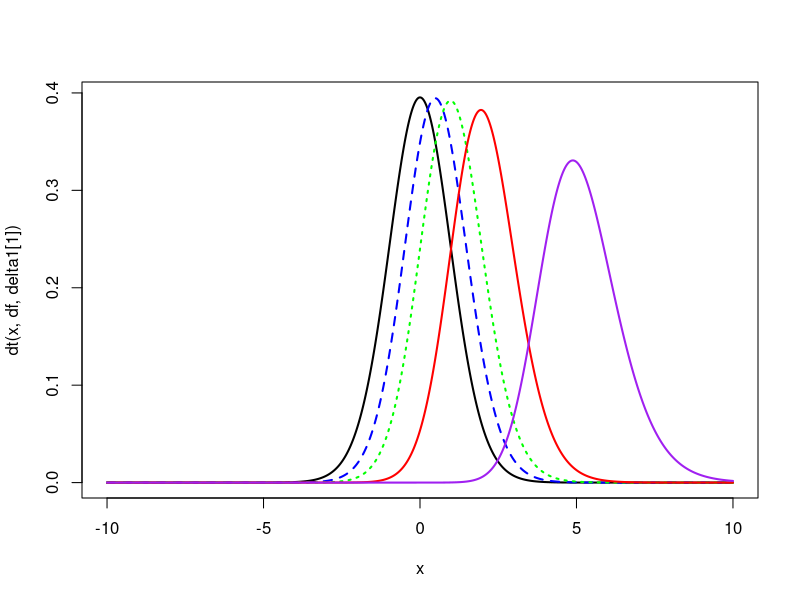

Source code (R):
# install.packages("pwr")
library(pwr)

## Independent sample t-test with equal sample sizes

mu1 <- 12
mu2 <- 10
sigma <- 5
n1 <- 15
n2 <- 15
alpha <- .05
tails <- 2
Delta <- mu1 - mu2
df <- n1 + n2 - 2
delta <- Delta / (sigma*sqrt(1/n1+1/n2))
crit.lo <- qt(alpha/tails, df)
crit.hi <- qt(1-alpha/tails, df)
power.lo <- pt(crit.lo, df, delta)
power.hi <- 1 - pt(crit.hi, df, delta)
(power.tot <- power.lo + power.hi)

pwr.t.test(n=n1,d=Delta/sigma, sig.level=alpha, type="two.sample",
           alternative="two.sided")

delta1 <- c(0,.5,1,2,5)
x <- seq(-10,10,.01)

plot(x, dt(x,df, delta1[1]),type="l",col="black", lwd=2)
lines(x, dt(x,df, delta1[2]),col="blue", lwd=2, lty=2)
lines(x, dt(x,df, delta1[3]),col="green", lwd=2, lty=3)
lines(x, dt(x,df, delta1[4]),col="red", lwd=2)
lines(x, dt(x,df, delta1[5]),col="purple",  lwd=2)

## Independent sample t-test with unequal sample sizes

mu1 <- 12
mu2 <- 10
sigma <- 5
n1 <- 20
n2 <- 10
alpha <- .05
tails <- 2
Delta <- mu1 - mu2
df <- n1 + n2 - 2
delta <- Delta / (sigma*sqrt(1/n1+1/n2))
crit.lo <- qt(alpha/tails, df)
crit.hi <- qt(1-alpha/tails, df)
power.lo <- pt(crit.lo, df, delta)
power.hi <- 1 - pt(crit.hi, df, delta)
(power.tot <- power.lo + power.hi)

pwr.t2n.test(n1=n1,n2=n2,d=Delta/sigma, sig.level=alpha, 
             alternative="two.sided")

#### Balanced 1-Way ANOVA

mu <- c(40,50,60)
sigma <- 15
n <- 8
alpha <- 0.05
ss.mu <- sum((mu-mean(mu))^2)
Omega <- n * ss.mu / sigma^2
g <- length(mu)


(crit.hi <- qf(1-alpha,g-1,g*(n-1)))
(power.f <- 1 - pf(crit.hi,g-1,g*(n-1),Omega))


pwr.anova.test(k=g, n=n, f=sqrt(ss.mu/(g*sigma^2)), sig.level=alpha)

### The effect size is f, defined above in balanced 1-Way ANOVA


### Bivariate Correlation (Fisher's z-transformation)

n <- 64
r.0 <- .20
r.A <- .30
alpha <- .05
tails <- 2
(z.a2 <- qnorm(1-alpha/tails,0,1))
(sd <- 1/sqrt(n-3))

(z.r0 <- 0.5*log((1+r.0)/(1-r.0)))
(cv.lo <- z.r0 - z.a2*sd)
(cv.hi <- z.r0 + z.a2*sd)

(z.rA <- 0.5*log((1+r.A)/(1-r.A)))
(z.cv.lo <- -(z.rA - cv.lo)/sd)
(z.cv.hi <- -(z.rA - cv.hi)/sd)

power.lo <- pnorm(z.cv.lo,0,1)
power.hi <- 1-pnorm(z.cv.hi,0,1)
(power.tot <- power.lo + power.hi)

## Cohen's uses different approach (doesn't use alternative value of rho)

pwr.r.test(n=n, r=r.0, sig.level=alpha, alternative="two.sided")


### Power for linear models (e.g. Multiple Regression)

R2 <- .20
n <- 50
p <- 3
alpha <- 0.05

Omega <- (R2/(1-R2)) * n     ### From Proc Power Documentation
df1 <- p
df2 <- n-p-1

crit.F <- qf(1-alpha, df1, df2)
(power <- 1 - pf(crit.F, df1, df2, Omega))


pwr.f2.test(u=df1, v=df2, f2=R2/(1-R2), sig.level=alpha)


### Power for Comparing 2 Proportions Equal Sample sizes

n <- 50
p1 <- .70
p2 <- .50
alpha <- 0.05
tails <- 2
se <- sqrt(2/n)

cv.lo <- qnorm(alpha/tails,0,1)*se
cv.hi <- qnorm(1-alpha/tails,0,1)*se

d1 <- asin(sqrt(p1))
d2 <- asin(sqrt(p2))
d12.2 <- 2*(d1-d2)

z.cv.lo <- -(d12.2-cv.lo)/se
z.cv.hi <- -(d12.2-cv.hi)/se
power.lo <- pnorm(z.cv.lo,0,1)
power.hi <- 1-pnorm(z.cv.hi,0,1)
(power.tot <- power.lo + power.hi)

pwr.2p.test(h=d12.2, n=n, sig.level=alpha, alternative="two.sided")


### Power for Comparing 2 Proportions Unequal Sample sizes

n1 <- 50
n2 <- 40
p1 <- .70
p2 <- .50
alpha <- 0.05
tails <- 2
se <- sqrt(1/n1+1/n2)

cv.lo <- qnorm(alpha/tails,0,1)*se
cv.hi <- qnorm(1-alpha/tails,0,1)*se

d1 <- asin(sqrt(p1))
d2 <- asin(sqrt(p2))
d12.2 <- 2*(d1-d2)

z.cv.lo <- -(d12.2-cv.lo)/se
z.cv.hi <- -(d12.2-cv.hi)/se
power.lo <- pnorm(z.cv.lo,0,1)
power.hi <- 1-pnorm(z.cv.hi,0,1)
(power.tot <- power.lo + power.hi)

pwr.2p2n.test(h=d12.2, n1=n1, n2=n2, sig.level=alpha, alternative="two.sided")


### Power for chi-square tests

N <- 200
alpha <- 0.05
(p <- matrix(c(.34,.22,.14,.15,.10,.05),byrow=T,ncol=3))
(p1 <- rowSums(p))
(p2 <- colSums(p))
(p12 <- p1 %o% p2)
(ES <- sqrt(sum(((p-p12)^2/p12))))

ES.w2(p)

(df <- (nrow(p)-1)*(ncol(p)-1))
Omega <- N*ES^2

cv.test <- qchisq(1-alpha,df)
(power <- 1 - pchisq(cv.test,df,Omega))

pwr.chisq.test(w=ES, N=N, df=df, sig.level=alpha)
